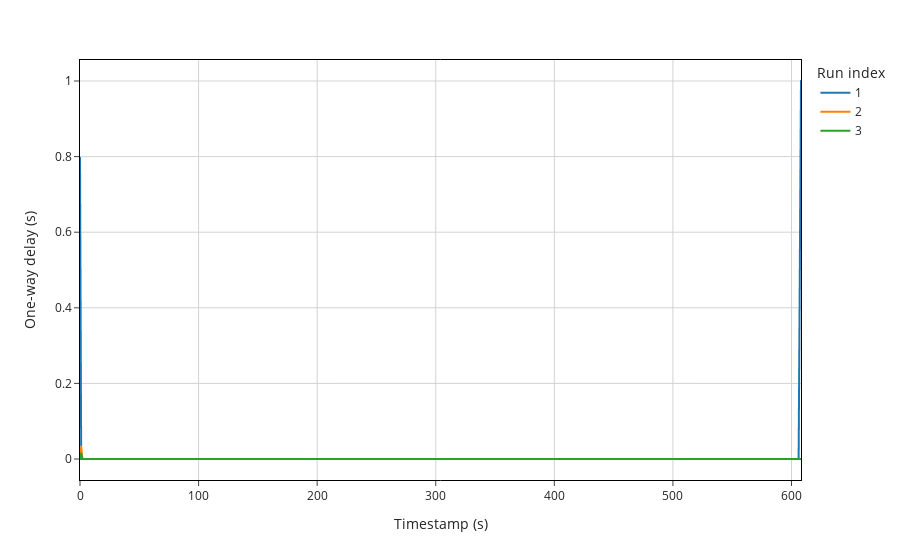

The code cell stored with this chart in its notebook:
### Code cell
fig = px.line(x=new_agg_df_aggregate.index, y=new_agg_df_aggregate['packet_loss'], color=new_agg_df_aggregate['_measurement'], template='simple_white')

fig.update_xaxes(
    title="Timestamp (s)",
    showline=True,
    linecolor="black",
    linewidth=1,
    mirror=True,
    gridcolor="LightGray",
    showgrid=True
)
fig.update_yaxes(
    title="One-way delay (s)",
    showline=True,
    linecolor="black",
    linewidth=1,
    mirror=True,
    gridcolor="LightGray",
    showgrid=True
)

fig.update_layout(
    legend_title_text="Run index"
)

newLegendNames = {
    'cbr_low_bw_med_dur_low_pl_1_analysis_aggregate': '1',
    'cbr_low_bw_med_dur_low_pl_2_analysis_aggregate': '2',
    'cbr_low_bw_med_dur_low_pl_3_analysis_aggregate': '3'
}

fig.for_each_trace(lambda t: t.update(name=newLegendNames[t.name]))

fig.show()

### Figure 1 — Plotly figure (JSON) as saved in the notebook; plotly's stock layout.template omitted (floating-point values rounded to 4 significant figures; data arrays with more than 128 entries replaced by an {"elided": "..."} marker saying what was removed)
{"data": [{"hovertemplate": "color=cbr_low_bw_med_dur_low_pl_1_analysis_aggregate<br>x=%{x}<br>y=%{y}<extra></extra>", "legendgroup": "cbr_low_bw_med_dur_low_pl_1_analysis_aggregate", "line": {"color": "#1F77B4", "dash": "solid"}, "marker": {"symbol": "circle"}, "mode": "lines", "name": "1", "showlegend": true, "type": "scattergl", "x": {"elided": "604 int values"}, "xaxis": "x", "y": {"elided": "604 float values"}, "yaxis": "y"}, {"hovertemplate": "color=cbr_low_bw_med_dur_low_pl_2_analysis_aggregate<br>x=%{x}<br>y=%{y}<extra></extra>", "legendgroup": "cbr_low_bw_med_dur_low_pl_2_analysis_aggregate", "line": {"color": "#FF7F0E", "dash": "solid"}, "marker": {"symbol": "circle"}, "mode": "lines", "name": "2", "showlegend": true, "type": "scattergl", "x": {"elided": "602 int values"}, "xaxis": "x", "y": {"elided": "602 float values"}, "yaxis": "y"}, {"hovertemplate": "color=cbr_low_bw_med_dur_low_pl_3_analysis_aggregate<br>x=%{x}<br>y=%{y}<extra></extra>", "legendgroup": "cbr_low_bw_med_dur_low_pl_3_analysis_aggregate", "line": {"color": "#2CA02C", "dash": "solid"}, "marker": {"symbol": "circle"}, "mode": "lines", "name": "3", "showlegend": true, "type": "scattergl", "x": {"elided": "603 int values"}, "xaxis": "x", "y": {"elided": "603 float values"}, "yaxis": "y"}], "layout": {"legend": {"title": {"text": "Run index"}, "tracegroupgap": 0}, "margin": {"t": 60}, "xaxis": {"anchor": "y", "domain": [0, 1], "gridcolor": "LightGray", "linecolor": "black", "linewidth": 1, "mirror": true, "showgrid": true, "showline": true, "title": {"text": "Timestamp (s)"}}, "yaxis": {"anchor": "x", "domain": [0, 1], "gridcolor": "LightGray", "linecolor": "black", "linewidth": 1, "mirror": true, "showgrid": true, "showline": true, "title": {"text": "One-way delay (s)"}}}}
